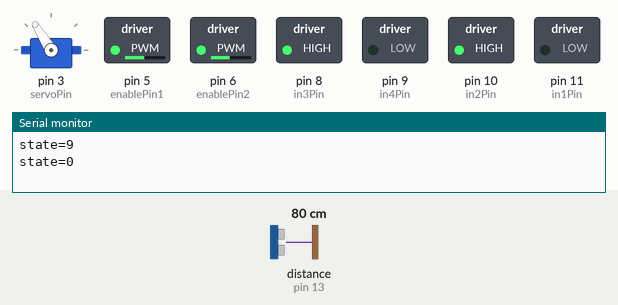
Recording of a sketch running on a simulated Arduino Uno, built with avr-gcc and run on an emulated ATmega328P. Shown: servo, switched loads named in the sketch (green lamp = pin HIGH), the last lines printed to the serial monitor. Wiring (inferred from the names in the program): ultrasonic range finder: trigger pin 12; echo pin 13. Dashed ring = blinking. The test bench sets the inputs (shaded band); at power-on: distance to the obstacle (sensor on pin 13) 80 cm. The echo pulse lasts 58.3 µs per cm; random numbers use the default seed unless the sketch sets one; pins used as bus, display or sensor lines are not drawn.

Above: at 1.4 s.
1.5 s: distance to the obstacle (sensor on pin 13) set to 2 cm
At 1.68 s:
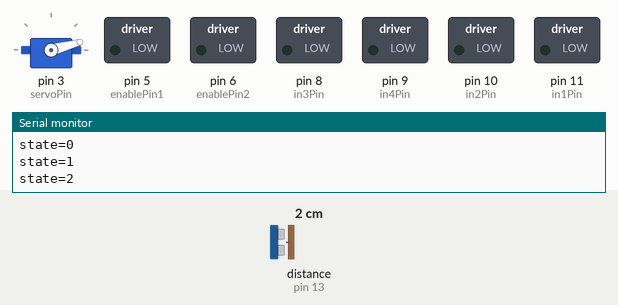
At 2.8 s:
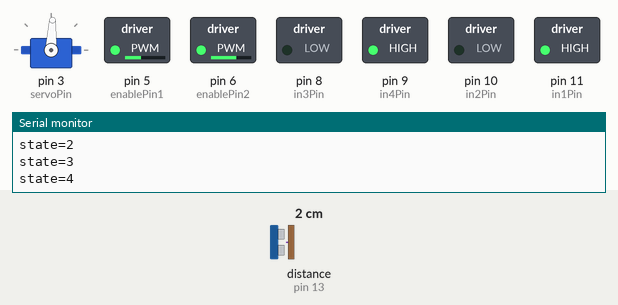
4.5 s: distance to the obstacle (sensor on pin 13) set to 60 cm
7.5 s: distance to the obstacle (sensor on pin 13) set to 4 cm
At 8.6 s:
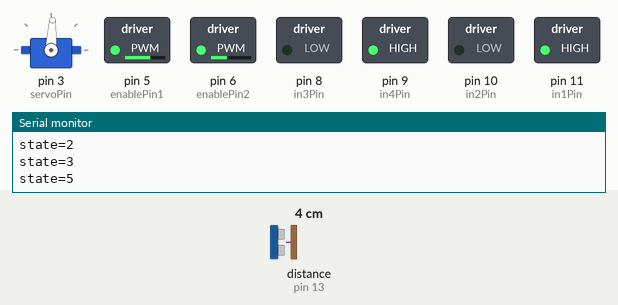
10.5 s: distance to the obstacle (sensor on pin 13) set to 9 cm
13.5 s: distance to the obstacle (sensor on pin 13) set to 18 cm
Timing chart, 0 to 17.5 s (numbered marks = the images above; inputs shaded):
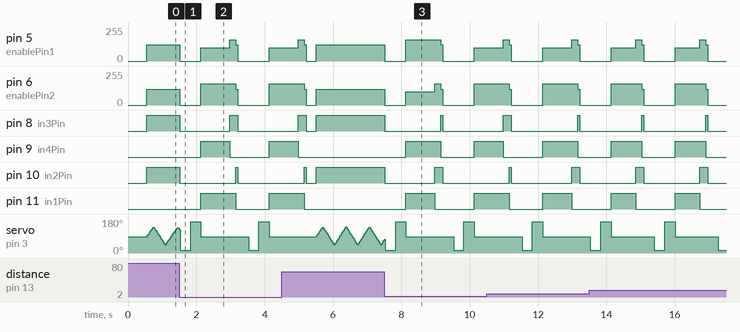

The sketch:

obstacle_avoidance.ino
```cpp
/*
 * 根据期末报告 3.3 整理。被裁切的 enterState() 根据状态名称及已有函数补全。
 * 修正扫描方向 byte 回绕、停车后继续前进；无效测距时停车等待有效读数。
 * 角度、PWM 与运动时长沿用报告参数，实车仍需标定。
 */
#include <Arduino.h>
#include <Servo.h>

const byte enablePin1 = 5;
const byte enablePin2 = 6;
const byte in1Pin = 11;
const byte in2Pin = 10;
const byte in3Pin = 8;
const byte in4Pin = 9;
const byte servoPin = 3;
const byte inputPin = 13;
const byte outputPin = 12;

const int leftCompensate = -3;
const int rightCompensate = 3;
const byte baseSpeed = 120;
const byte backSpeed = 150;
const byte pivotSpeed = 160;
const byte backArcInner = 100;
const byte backArcOuter = 160;
const byte centerAngle = 87;
const byte sweepLeft = 138;
const byte sweepRight = 42;
const byte wideLeft = 15;
const byte wideRight = 165;
const byte nearDist = 40;
const byte veryClose = 12;
const unsigned int maxValid = 400;
const unsigned long sonicTimeout = 8000;
const unsigned long servoMoveInt = 7;
const unsigned long checkInt = 40;
const unsigned long settleTime = 300;
const unsigned long backTime = 720;
const unsigned long longBack = 850;
const unsigned long pivot60Time = 175;
const unsigned long recoverTime = 55;

enum State : byte {
  FORWARD, STOPPING, LOOK_LEFT, LOOK_RIGHT, BACK_LEFT, BACK_RIGHT,
  TURN_LEFT, TURN_RIGHT, RECOVER, WAIT_FOR_ECHO
};

Servo myservo;
State state = FORWARD;
unsigned long stateStart = 0;
unsigned long lastServoMove = 0;
unsigned long lastCheck = 0;
int8_t sweepDir = 1;
byte sweepAngle = centerAngle;
unsigned int Fdist = 0;
unsigned int Ldist = 0;
unsigned int Rdist = 0;

void enterState(State newState);
unsigned int readDistance();
void stopMotors();
void advance();
void back();
void backArcLeft();
void backArcRight();
void pivotLeft();
void pivotRight();

void setup() {
  Serial.begin(115200);
  randomSeed(analogRead(A0) ^ micros());
  pinMode(enablePin1, OUTPUT);
  pinMode(enablePin2, OUTPUT);
  pinMode(in1Pin, OUTPUT); pinMode(in2Pin, OUTPUT);
  pinMode(in3Pin, OUTPUT); pinMode(in4Pin, OUTPUT);
  pinMode(inputPin, INPUT); pinMode(outputPin, OUTPUT);
  myservo.attach(servoPin);
  myservo.write(centerAngle);
  stopMotors();
  delay(250);
  // 首次有效测距前保持停车。
  enterState(WAIT_FOR_ECHO);
}

void loop() {
  unsigned long now = millis();
  switch (state) {
    case FORWARD:
      if (now - lastServoMove >= servoMoveInt) {
        lastServoMove = now;
        sweepAngle += sweepDir * 2;
        if (sweepAngle >= sweepLeft) { sweepAngle = sweepLeft; sweepDir = -1; }
        else if (sweepAngle <= sweepRight) { sweepAngle = sweepRight; sweepDir = 1; }
        myservo.write(sweepAngle);
      }
      if (now - lastCheck >= checkInt) {
        lastCheck = now;
        Fdist = readDistance();
        if (Fdist == 0) { enterState(WAIT_FOR_ECHO); break; }
        if (Fdist <= nearDist) { enterState(STOPPING); break; }
      }
      advance();
      break;
    case STOPPING:
      if (now - stateStart >= 20) enterState(LOOK_LEFT);
      break;
    case LOOK_LEFT:
      if (now - stateStart >= settleTime) {
        Ldist = readDistance();
        enterState(Ldist == 0 ? WAIT_FOR_ECHO : LOOK_RIGHT);
      }
      break;
    case LOOK_RIGHT:
      if (now - stateStart >= settleTime) {
        Rdist = readDistance();
        if (Rdist == 0) enterState(WAIT_FOR_ECHO);
        else enterState(Ldist >= Rdist ? BACK_LEFT : BACK_RIGHT);
      }
      break;
    case BACK_LEFT:
    case BACK_RIGHT:
      if (now - stateStart >= (Fdist <= veryClose ? longBack : backTime)) {
        stopMotors();
        enterState(random(0, 2) ? TURN_LEFT : TURN_RIGHT);
      }
      break;
    case TURN_LEFT:
    case TURN_RIGHT:
      if (now - stateStart >= pivot60Time) {
        stopMotors();
        enterState(RECOVER);
      }
      break;
    case RECOVER:
      // 沿用报告的 55 ms 过渡前行，之后回到等待有效测距状态。
      if (now - stateStart >= recoverTime) enterState(WAIT_FOR_ECHO);
      else advance();
      break;
    case WAIT_FOR_ECHO:
      // 转回中位后先等待舵机稳定；无回波不等于前方畅通。
      stopMotors();
      if (now - stateStart >= settleTime && now - lastCheck >= checkInt) {
        lastCheck = now;
        Fdist = readDistance();
        if (Fdist != 0) enterState(Fdist <= nearDist ? STOPPING : FORWARD);
      }
      break;
  }
}

void enterState(State newState) {
  state = newState;
  stateStart = millis();
  Serial.print(F("state=")); Serial.println(static_cast<int>(state));
  switch (state) {
    case FORWARD:
      sweepAngle = centerAngle; sweepDir = 1;
      myservo.write(centerAngle); advance(); break;
    case STOPPING: stopMotors(); break;
    case LOOK_LEFT: stopMotors(); myservo.write(wideLeft); break;
    case LOOK_RIGHT: stopMotors(); myservo.write(wideRight); break;
    case BACK_LEFT: myservo.write(centerAngle); backArcLeft(); break;
    case BACK_RIGHT: myservo.write(centerAngle); backArcRight(); break;
    case TURN_LEFT: myservo.write(centerAngle); pivotLeft(); break;
    case TURN_RIGHT: myservo.write(centerAngle); pivotRight(); break;
    case RECOVER: myservo.write(centerAngle); advance(); break;
    case WAIT_FOR_ECHO: stopMotors(); myservo.write(centerAngle); break;
  }
}

unsigned int readDistance() {
  digitalWrite(outputPin, LOW); delayMicroseconds(2);
  digitalWrite(outputPin, HIGH); delayMicroseconds(10);
  digitalWrite(outputPin, LOW);
  unsigned long duration = pulseIn(inputPin, HIGH, sonicTimeout);
  if (duration == 0) return 0;
  unsigned long distance = duration / 58;
  return distance > 0 && distance <= maxValid ? static_cast<unsigned int>(distance) : 0;
}

void stopMotors() {
  digitalWrite(in1Pin, LOW); digitalWrite(in2Pin, LOW);
  digitalWrite(in3Pin, LOW); digitalWrite(in4Pin, LOW);
  analogWrite(enablePin1, 0); analogWrite(enablePin2, 0);
}

void advance() {
  int leftSpeed = constrain(baseSpeed + leftCompensate, 0, 255);
  int rightSpeed = constrain(baseSpeed + rightCompensate, 0, 255);
  digitalWrite(in1Pin, LOW); digitalWrite(in2Pin, HIGH);
  digitalWrite(in3Pin, HIGH); digitalWrite(in4Pin, LOW);
  // 原程序通道 1 对应右轮，通道 2 对应左轮。
  analogWrite(enablePin1, rightSpeed); analogWrite(enablePin2, leftSpeed);
}

void back() {
  digitalWrite(in1Pin, HIGH); digitalWrite(in2Pin, LOW);
  digitalWrite(in3Pin, LOW); digitalWrite(in4Pin, HIGH);
  analogWrite(enablePin1, constrain(backSpeed + rightCompensate, 0, 255));
  analogWrite(enablePin2, constrain(backSpeed + leftCompensate, 0, 255));
}

void backArcLeft() {
  digitalWrite(in1Pin, HIGH); digitalWrite(in2Pin, LOW);
  digitalWrite(in3Pin, LOW); digitalWrite(in4Pin, HIGH);
  analogWrite(enablePin1, backArcInner); analogWrite(enablePin2, backArcOuter);
}

void backArcRight() {
  digitalWrite(in1Pin, HIGH); digitalWrite(in2Pin, LOW);
  digitalWrite(in3Pin, LOW); digitalWrite(in4Pin, HIGH);
  analogWrite(enablePin1, backArcOuter); analogWrite(enablePin2, backArcInner);
}

void pivotLeft() {
  digitalWrite(in1Pin, LOW); digitalWrite(in2Pin, HIGH);
  digitalWrite(in3Pin, LOW); digitalWrite(in4Pin, HIGH);
  analogWrite(enablePin1, pivotSpeed); analogWrite(enablePin2, pivotSpeed);
}

void pivotRight() {
  digitalWrite(in1Pin, HIGH); digitalWrite(in2Pin, LOW);
  digitalWrite(in3Pin, HIGH); digitalWrite(in4Pin, LOW);
  analogWrite(enablePin1, pivotSpeed); analogWrite(enablePin2, pivotSpeed);
}
```

Measured:
- after the input at 1.5 s, pin 5 (enablePin1): 123/255 → 0/255 at once, → 100/255 0.62 s later, → 160/255 0.85 s later, → 0/255 0.18 s later, … (5 changes in this stretch); pin 6 (enablePin2): 117/255 → 0/255 at once, → 160/255 0.62 s later, → 0/255 1.0 s later, → 160/255 0.98 s later
- after the input at 7.5 s, pin 5 (enablePin1): 123/255 → 0/255 at once, → 160/255 0.62 s later, → 0/255 1.0 s later, → 100/255 0.98 s later; pin 6 (enablePin2): 117/255 → 0/255 at once, → 100/255 0.62 s later, → 160/255 0.85 s later, → 0/255 0.18 s later, … (5 changes in this stretch)
